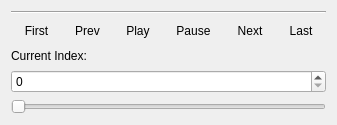
<?xml version="1.0" encoding="UTF-8"?>
<ui version="4.0">
 <class>GetMatrixSlice</class>
 <widget class="QDialog" name="GetMatrixSlice">
  <property name="geometry">
   <rect>
    <x>0</x>
    <y>0</y>
    <width>337</width>
    <height>125</height>
   </rect>
  </property>
  <property name="sizePolicy">
   <sizepolicy hsizetype="Preferred" vsizetype="MinimumExpanding">
    <horstretch>0</horstretch>
    <verstretch>0</verstretch>
   </sizepolicy>
  </property>
  <property name="windowTitle">
   <string>Movie Bar</string>
  </property>
  <layout class="QVBoxLayout" name="verticalLayout">
   <item>
    <widget class="Line" name="line">
     <property name="orientation">
      <enum>Qt::Horizontal</enum>
     </property>
    </widget>
   </item>
   <item>
    <layout class="QHBoxLayout" name="horizontalLayout">
     <item>
      <widget class="QToolButton" name="firstIndexButton">
       <property name="minimumSize">
        <size>
         <width>30</width>
         <height>0</height>
        </size>
       </property>
       <property name="toolTip">
        <string>Jump to first index</string>
       </property>
       <property name="text">
        <string>First</string>
       </property>
       <property name="autoRaise">
        <bool>true</bool>
       </property>
      </widget>
     </item>
     <item>
      <widget class="QToolButton" name="previousIndexButton">
       <property name="minimumSize">
        <size>
         <width>30</width>
         <height>0</height>
        </size>
       </property>
       <property name="toolTip">
        <string>Step backward one index</string>
       </property>
       <property name="text">
        <string>Prev</string>
       </property>
       <property name="autoRaise">
        <bool>true</bool>
       </property>
      </widget>
     </item>
     <item>
      <widget class="QToolButton" name="playButton">
       <property name="minimumSize">
        <size>
         <width>30</width>
         <height>0</height>
        </size>
       </property>
       <property name="toolTip">
        <string>Start play mode</string>
       </property>
       <property name="text">
        <string>Play</string>
       </property>
       <property name="autoRaise">
        <bool>true</bool>
       </property>
      </widget>
     </item>
     <item>
      <widget class="QToolButton" name="pauseButton">
       <property name="toolTip">
        <string>Stop play mode</string>
       </property>
       <property name="text">
        <string>Pause</string>
       </property>
       <property name="autoRaise">
        <bool>true</bool>
       </property>
      </widget>
     </item>
     <item>
      <widget class="QToolButton" name="nextIndexButton">
       <property name="enabled">
        <bool>true</bool>
       </property>
       <property name="minimumSize">
        <size>
         <width>30</width>
         <height>0</height>
        </size>
       </property>
       <property name="toolTip">
        <string>Step forward one index</string>
       </property>
       <property name="text">
        <string>Next</string>
       </property>
       <property name="autoRaise">
        <bool>true</bool>
       </property>
      </widget>
     </item>
     <item>
      <widget class="QToolButton" name="lastIndexButton">
       <property name="enabled">
        <bool>true</bool>
       </property>
       <property name="minimumSize">
        <size>
         <width>30</width>
         <height>0</height>
        </size>
       </property>
       <property name="toolTip">
        <string>Jump to last index</string>
       </property>
       <property name="text">
        <string>Last</string>
       </property>
       <property name="autoRaise">
        <bool>true</bool>
       </property>
      </widget>
     </item>
    </layout>
   </item>
   <item>
    <widget class="QLabel" name="label">
     <property name="maximumSize">
      <size>
       <width>16777215</width>
       <height>20</height>
      </size>
     </property>
     <property name="text">
      <string>Current Index:</string>
     </property>
    </widget>
   </item>
   <item>
    <widget class="QSpinBox" name="indexSpinBox">
     <property name="maximum">
      <number>999999999</number>
     </property>
     <property name="singleStep">
      <number>1</number>
     </property>
    </widget>
   </item>
   <item>
    <widget class="QSlider" name="indexSlider">
     <property name="maximum">
      <number>100</number>
     </property>
     <property name="orientation">
      <enum>Qt::Horizontal</enum>
     </property>
     <property name="tickPosition">
      <enum>QSlider::NoTicks</enum>
     </property>
     <property name="tickInterval">
      <number>1</number>
     </property>
    </widget>
   </item>
  </layout>
 </widget>
 <resources/>
 <connections>
  <connection>
   <sender>indexSpinBox</sender>
   <signal>valueChanged(int)</signal>
   <receiver>indexSlider</receiver>
   <slot>setValue(int)</slot>
   <hints>
    <hint type="sourcelabel">
     <x>98</x>
     <y>108</y>
    </hint>
    <hint type="destinationlabel">
     <x>98</x>
     <y>143</y>
    </hint>
   </hints>
  </connection>
  <connection>
   <sender>indexSlider</sender>
   <signal>valueChanged(int)</signal>
   <receiver>indexSpinBox</receiver>
   <slot>setValue(int)</slot>
   <hints>
    <hint type="sourcelabel">
     <x>98</x>
     <y>143</y>
    </hint>
    <hint type="destinationlabel">
     <x>98</x>
     <y>108</y>
    </hint>
   </hints>
  </connection>
 </connections>
</ui>
